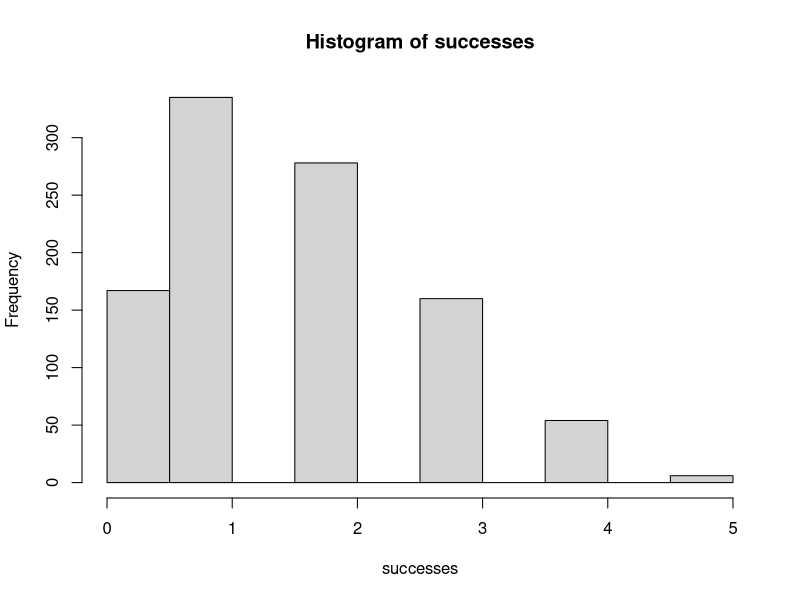

R code for this plot: (Note: this script raises an error after producing the figure.)
rm(list = ls())

#rbinom(n, size, prob)
#where n refers to number of observations, size refers to number of trials, 
#and prob refers to probability of success on each trial

successes <- rbinom(1000, 8, 0.2)
#Question 9&10
hist(successes)

#Question 12
#probability of getting exactly 7 heads on 10 flips
#dbinom(x, size, prob) where x is the observations, 
#size is number of trials, prob is probability
#pbinom(q, size, prob) where q is the number of observations,
#size is the number of trials, prob is the probability

# dbinom(x, n, prob) = f(n, p) (returns the value of the PDF at x)
#Part A
f_x <- dbinom(7, 10, 0.65)
f_x
#Part B
# pbinom(x, n, prob) = F(n, p) (returns the value of the CDF at x)
F_x <- pbinom(7, 10, 0.65)
F_x
#Part C
Fi_x <- pbinom(6, 10, 0.65, lower.tail = FALSE)
Fi_x
# qbinom(x, n, prob) = F^-1(n, p) (returns the inverse of the CDF -> the value for which the CDF is equal to x)

#Question 14
binom_draws <- as_tibble(data.frame(successes))
mutate(count(group_by(binom_draws, successes), n=n()), freq=n/(sum(binom_draws)))
estimated_pf <- binom_draws %>%
  group_by(successes) %>%
  summarize(n=n()) %>%
  mutate(freq=n/sum(n))

ggplot(estimated_pf, aes(x=successes, y=freq)) +
  geom_col() +
  ylab("Estimated Density")

#Question 15
#Create a tibble with x and the analytical probability densities.
n <- 1000
p <- 0.2
my_binom<-as_tibble(list(x=0:n, prob=dbinom(0:n, n, p)))

#Plot the computed theoretical density.
ggplot(my_binom, aes(x=x, y=prob)) + geom_col() +
  ylab("Analytical Density")

calculated_cdf <- my_binom %>%
  mutate(cdf=cumsum(prob))

#Plot the computed cdf
ggplot(calculated_cdf, aes(x=x, y=cdf)) + geom_step() + 
  ylab("CDF")